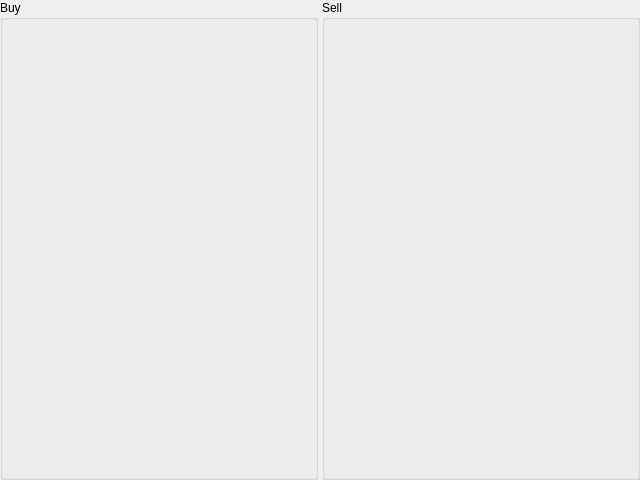
<?xml version="1.0" encoding="UTF-8"?>
<ui version="4.0">
 <class>SellDecision1ConfigWidget</class>
 <widget class="QWidget" name="SellDecision1ConfigWidget">
  <property name="geometry">
   <rect>
    <x>0</x>
    <y>0</y>
    <width>640</width>
    <height>480</height>
   </rect>
  </property>
  <layout class="QHBoxLayout" name="horizontalLayout">
   <property name="spacing">
    <number>4</number>
   </property>
   <property name="leftMargin">
    <number>0</number>
   </property>
   <property name="topMargin">
    <number>0</number>
   </property>
   <property name="rightMargin">
    <number>0</number>
   </property>
   <property name="bottomMargin">
    <number>0</number>
   </property>
   <item>
    <widget class="QGroupBox" name="butGroupBox">
     <property name="title">
      <string>Buy</string>
     </property>
    </widget>
   </item>
   <item>
    <widget class="QGroupBox" name="sellGroupBox">
     <property name="title">
      <string>Sell</string>
     </property>
    </widget>
   </item>
  </layout>
 </widget>
 <resources/>
 <connections/>
</ui>
